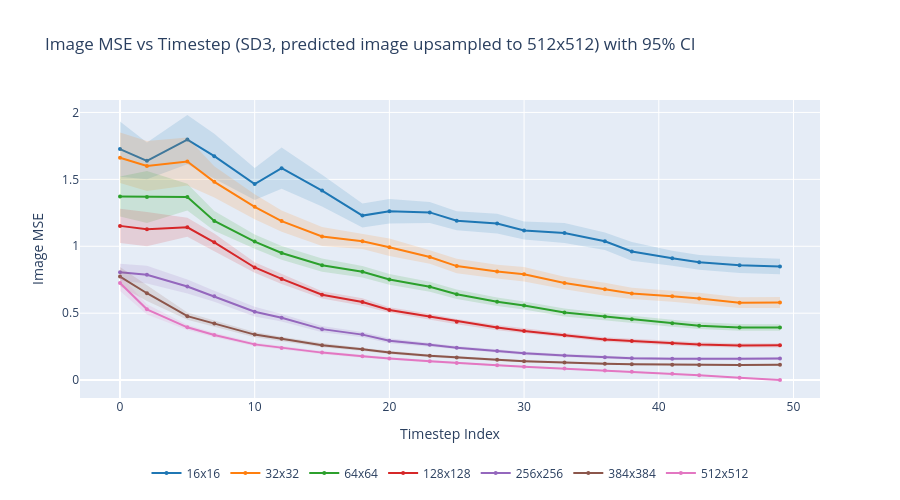

Write notebook code for a chart like this one.
### Code cell
from scipy import stats
import numpy as np
import plotly.graph_objects as go
import pickle

with open("resize_experiment_results.pkl", "rb") as f:
    resize_results = pickle.load(f)

# Representative subset of image sizes to keep the plot readable
plot_sizes = [16, 32, 64, 128, 256, 384, 512]

results = resize_results["upsampled_latent"]
t_values = sorted(next(iter(results.values())).keys())

colors = [
    '#1f77b4', '#ff7f0e', '#2ca02c', '#d62728', '#9467bd',
    '#8c564b', '#e377c2', '#7f7f7f'
]

fig = go.Figure()

for i, size in enumerate(plot_sizes):
    means, ci_lo, ci_hi = [], [], []
    for t in t_values:
        losses = np.array(results[size][t])
        m = np.mean(losses)
        se = stats.sem(losses)
        ci = se * stats.t.ppf(0.975, len(losses) - 1)
        means.append(m)
        ci_lo.append(m - ci)
        ci_hi.append(m + ci)

    color = colors[i % len(colors)]
    label = f"{size}x{size}"

    fig.add_trace(go.Scatter(
        x=t_values, y=means, mode='lines+markers',
        name=label, line=dict(color=color),
        marker=dict(size=4), legendgroup=label,
    ))
    fig.add_trace(go.Scatter(
        x=t_values + t_values[::-1],
        y=ci_hi + ci_lo[::-1],
        fill='toself',
        fillcolor=f'rgba({int(color[1:3],16)},{int(color[3:5],16)},{int(color[5:7],16)},0.15)',
        line=dict(color='rgba(0,0,0,0)'),
        showlegend=False, legendgroup=label,
    ))

fig.update_layout(
    title="Image MSE vs Timestep (SD3, predicted image upsampled to 512x512) with 95% CI",
    xaxis_title="Timestep Index",
    yaxis_title="Image MSE",
    height=500, width=900,
    legend=dict(orientation="h", yanchor="bottom", y=-0.3, xanchor="center", x=0.5),
    hovermode='x unified',
)
fig.show()

### Figure 1 — Plotly figure (JSON) as saved in the notebook; plotly's stock layout.template omitted (floating-point values rounded to 4 significant figures)
{"data": [{"legendgroup": "16x16", "line": {"color": "#1f77b4"}, "marker": {"size": 4}, "mode": "lines+markers", "name": "16x16", "type": "scatter", "x": [0, 2, 5, 7, 10, 12, 15, 18, 20, 23, 25, 28, 30, 33, 36, 38, 41, 43, 46, 49], "y": [1.726, 1.638, 1.797, 1.673, 1.465, 1.583, 1.416, 1.229, 1.262, 1.253, 1.191, 1.169, 1.117, 1.099, 1.038, 0.9612, 0.9102, 0.8805, 0.8587, 0.8488]}, {"fill": "toself", "fillcolor": "rgba(31,119,180,0.15)", "legendgroup": "16x16", "line": {"color": "rgba(0,0,0,0)"}, "showlegend": false, "type": "scatter", "x": [0, 2, 5, 7, 10, 12, 15, 18, 20, 23, 25, 28, 30, 33, 36, 38, 41, 43, 46, 49, 49, 46, 43, 41, 38, 36, 33, 30, 28, 25, 23, 20, 18, 15, 12, 10, 7, 5, 2, 0], "y": [1.933, 1.776, 1.982, 1.842, 1.585, 1.738, 1.534, 1.319, 1.354, 1.332, 1.262, 1.244, 1.185, 1.173, 1.104, 1.031, 0.966, 0.9357, 0.9174, 0.9059, 0.7916, 0.8001, 0.8253, 0.8544, 0.8914, 0.9715, 1.025, 1.05, 1.095, 1.12, 1.175, 1.17, 1.14, 1.298, 1.429, 1.345, 1.504, 1.613, 1.501, 1.52]}, {"legendgroup": "32x32", "line": {"color": "#ff7f0e"}, "marker": {"size": 4}, "mode": "lines+markers", "name": "32x32", "type": "scatter", "x": [0, 2, 5, 7, 10, 12, 15, 18, 20, 23, 25, 28, 30, 33, 36, 38, 41, 43, 46, 49], "y": [1.661, 1.6, 1.634, 1.481, 1.295, 1.188, 1.073, 1.037, 0.9933, 0.9197, 0.8518, 0.8113, 0.7907, 0.7261, 0.6783, 0.6475, 0.6271, 0.61, 0.5784, 0.5794]}, {"fill": "toself", "fillcolor": "rgba(255,127,14,0.15)", "legendgroup": "32x32", "line": {"color": "rgba(0,0,0,0)"}, "showlegend": false, "type": "scatter", "x": [0, 2, 5, 7, 10, 12, 15, 18, 20, 23, 25, 28, 30, 33, 36, 38, 41, 43, 46, 49, 49, 46, 43, 41, 38, 36, 33, 30, 28, 25, 23, 20, 18, 15, 12, 10, 7, 5, 2, 0], "y": [1.849, 1.786, 1.812, 1.599, 1.389, 1.267, 1.144, 1.095, 1.058, 0.9709, 0.906, 0.8626, 0.8444, 0.7727, 0.727, 0.6896, 0.6686, 0.6531, 0.6186, 0.6204, 0.5385, 0.5383, 0.5668, 0.5855, 0.6053, 0.6295, 0.6796, 0.737, 0.76, 0.7975, 0.8686, 0.9282, 0.9797, 1.003, 1.109, 1.201, 1.364, 1.455, 1.414, 1.473]}, {"legendgroup": "64x64", "line": {"color": "#2ca02c"}, "marker": {"size": 4}, "mode": "lines+markers", "name": "64x64", "type": "scatter", "x": [0, 2, 5, 7, 10, 12, 15, 18, 20, 23, 25, 28, 30, 33, 36, 38, 41, 43, 46, 49], "y": [1.372, 1.368, 1.367, 1.19, 1.035, 0.9501, 0.8588, 0.8098, 0.7525, 0.698, 0.6413, 0.5853, 0.557, 0.5052, 0.4749, 0.4546, 0.4252, 0.4069, 0.394, 0.3931]}, {"fill": "toself", "fillcolor": "rgba(44,160,44,0.15)", "legendgroup": "64x64", "line": {"color": "rgba(0,0,0,0)"}, "showlegend": false, "type": "scatter", "x": [0, 2, 5, 7, 10, 12, 15, 18, 20, 23, 25, 28, 30, 33, 36, 38, 41, 43, 46, 49, 49, 46, 43, 41, 38, 36, 33, 30, 28, 25, 23, 20, 18, 15, 12, 10, 7, 5, 2, 0], "y": [1.521, 1.563, 1.467, 1.264, 1.087, 1.001, 0.908, 0.8528, 0.7931, 0.7353, 0.6766, 0.617, 0.5867, 0.535, 0.5012, 0.4798, 0.4516, 0.4325, 0.4187, 0.4179, 0.3683, 0.3693, 0.3813, 0.3989, 0.4294, 0.4487, 0.4754, 0.5272, 0.5536, 0.606, 0.6607, 0.7119, 0.7667, 0.8095, 0.8991, 0.9823, 1.116, 1.268, 1.174, 1.223]}, {"legendgroup": "128x128", "line": {"color": "#d62728"}, "marker": {"size": 4}, "mode": "lines+markers", "name": "128x128", "type": "scatter", "x": [0, 2, 5, 7, 10, 12, 15, 18, 20, 23, 25, 28, 30, 33, 36, 38, 41, 43, 46, 49], "y": [1.152, 1.128, 1.142, 1.03, 0.8416, 0.756, 0.6375, 0.5839, 0.5236, 0.4745, 0.4368, 0.3925, 0.3676, 0.3344, 0.3031, 0.2917, 0.2746, 0.2661, 0.2588, 0.2604]}, {"fill": "toself", "fillcolor": "rgba(214,39,40,0.15)", "legendgroup": "128x128", "line": {"color": "rgba(0,0,0,0)"}, "showlegend": false, "type": "scatter", "x": [0, 2, 5, 7, 10, 12, 15, 18, 20, 23, 25, 28, 30, 33, 36, 38, 41, 43, 46, 49, 49, 46, 43, 41, 38, 36, 33, 30, 28, 25, 23, 20, 18, 15, 12, 10, 7, 5, 2, 0], "y": [1.28, 1.257, 1.213, 1.096, 0.8807, 0.7939, 0.6646, 0.6119, 0.5448, 0.4961, 0.4563, 0.4124, 0.3871, 0.3518, 0.3203, 0.3088, 0.2912, 0.2822, 0.2748, 0.2764, 0.2444, 0.2428, 0.25, 0.2581, 0.2747, 0.2859, 0.317, 0.348, 0.3726, 0.4174, 0.453, 0.5024, 0.556, 0.6103, 0.7181, 0.8024, 0.9637, 1.071, 0.9996, 1.025]}, {"legendgroup": "256x256", "line": {"color": "#9467bd"}, "marker": {"size": 4}, "mode": "lines+markers", "name": "256x256", "type": "scatter", "x": [0, 2, 5, 7, 10, 12, 15, 18, 20, 23, 25, 28, 30, 33, 36, 38, 41, 43, 46, 49], "y": [0.806, 0.7878, 0.6993, 0.6264, 0.5113, 0.4661, 0.3809, 0.3399, 0.2944, 0.2634, 0.2423, 0.2176, 0.2004, 0.184, 0.1707, 0.1636, 0.1592, 0.1579, 0.1592, 0.1622]}, {"fill": "toself", "fillcolor": "rgba(148,103,189,0.15)", "legendgroup": "256x256", "line": {"color": "rgba(0,0,0,0)"}, "showlegend": false, "type": "scatter", "x": [0, 2, 5, 7, 10, 12, 15, 18, 20, 23, 25, 28, 30, 33, 36, 38, 41, 43, 46, 49, 49, 46, 43, 41, 38, 36, 33, 30, 28, 25, 23, 20, 18, 15, 12, 10, 7, 5, 2, 0], "y": [0.8698, 0.8538, 0.752, 0.6675, 0.5476, 0.4942, 0.4042, 0.3586, 0.3129, 0.2772, 0.2557, 0.2309, 0.2126, 0.1957, 0.1817, 0.1745, 0.1697, 0.1682, 0.1696, 0.1726, 0.1518, 0.1487, 0.1475, 0.1488, 0.1527, 0.1596, 0.1722, 0.1881, 0.2043, 0.2288, 0.2496, 0.2758, 0.3212, 0.3576, 0.4381, 0.4751, 0.5852, 0.6466, 0.7217, 0.7422]}, {"legendgroup": "384x384", "line": {"color": "#8c564b"}, "marker": {"size": 4}, "mode": "lines+markers", "name": "384x384", "type": "scatter", "x": [0, 2, 5, 7, 10, 12, 15, 18, 20, 23, 25, 28, 30, 33, 36, 38, 41, 43, 46, 49], "y": [0.7734, 0.6491, 0.4776, 0.4223, 0.34, 0.3083, 0.2613, 0.2299, 0.2068, 0.1815, 0.1685, 0.1518, 0.1417, 0.1308, 0.1226, 0.1184, 0.1148, 0.1132, 0.1133, 0.1147]}, {"fill": "toself", "fillcolor": "rgba(140,86,75,0.15)", "legendgroup": "384x384", "line": {"color": "rgba(0,0,0,0)"}, "showlegend": false, "type": "scatter", "x": [0, 2, 5, 7, 10, 12, 15, 18, 20, 23, 25, 28, 30, 33, 36, 38, 41, 43, 46, 49, 49, 46, 43, 41, 38, 36, 33, 30, 28, 25, 23, 20, 18, 15, 12, 10, 7, 5, 2, 0], "y": [0.8456, 0.7075, 0.5051, 0.4452, 0.3601, 0.3243, 0.2764, 0.242, 0.219, 0.1916, 0.1779, 0.1606, 0.1497, 0.1384, 0.1297, 0.1254, 0.1216, 0.1199, 0.1201, 0.1216, 0.1079, 0.1064, 0.1064, 0.1079, 0.1114, 0.1155, 0.1232, 0.1336, 0.143, 0.159, 0.1714, 0.1946, 0.2178, 0.2462, 0.2922, 0.3199, 0.3994, 0.4501, 0.5908, 0.7013]}, {"legendgroup": "512x512", "line": {"color": "#e377c2"}, "marker": {"size": 4}, "mode": "lines+markers", "name": "512x512", "type": "scatter", "x": [0, 2, 5, 7, 10, 12, 15, 18, 20, 23, 25, 28, 30, 33, 36, 38, 41, 43, 46, 49], "y": [0.7251, 0.5288, 0.3945, 0.3369, 0.267, 0.2407, 0.2054, 0.1788, 0.1612, 0.141, 0.1272, 0.1118, 0.1005, 0.0864, 0.07208, 0.06227, 0.04762, 0.0366, 0.01743, 8.921e-05]}, {"fill": "toself", "fillcolor": "rgba(227,119,194,0.15)", "legendgroup": "512x512", "line": {"color": "rgba(0,0,0,0)"}, "showlegend": false, "type": "scatter", "x": [0, 2, 5, 7, 10, 12, 15, 18, 20, 23, 25, 28, 30, 33, 36, 38, 41, 43, 46, 49, 49, 46, 43, 41, 38, 36, 33, 30, 28, 25, 23, 20, 18, 15, 12, 10, 7, 5, 2, 0], "y": [0.7849, 0.5664, 0.414, 0.3537, 0.2814, 0.2543, 0.2172, 0.1897, 0.1706, 0.1497, 0.1347, 0.1184, 0.1066, 0.09139, 0.07621, 0.06567, 0.05011, 0.03839, 0.0181, 8.973e-05, 8.87e-05, 0.01675, 0.0348, 0.04513, 0.05888, 0.06796, 0.0814, 0.09452, 0.1052, 0.1198, 0.1324, 0.1519, 0.1679, 0.1936, 0.2272, 0.2525, 0.32, 0.375, 0.4911, 0.6653]}], "layout": {"height": 500, "hovermode": "x unified", "legend": {"orientation": "h", "x": 0.5, "xanchor": "center", "y": -0.3, "yanchor": "bottom"}, "title": {"text": "Image MSE vs Timestep (SD3, predicted image upsampled to 512x512) with 95% CI"}, "width": 900, "xaxis": {"title": {"text": "Timestep Index"}}, "yaxis": {"title": {"text": "Image MSE"}}}}
